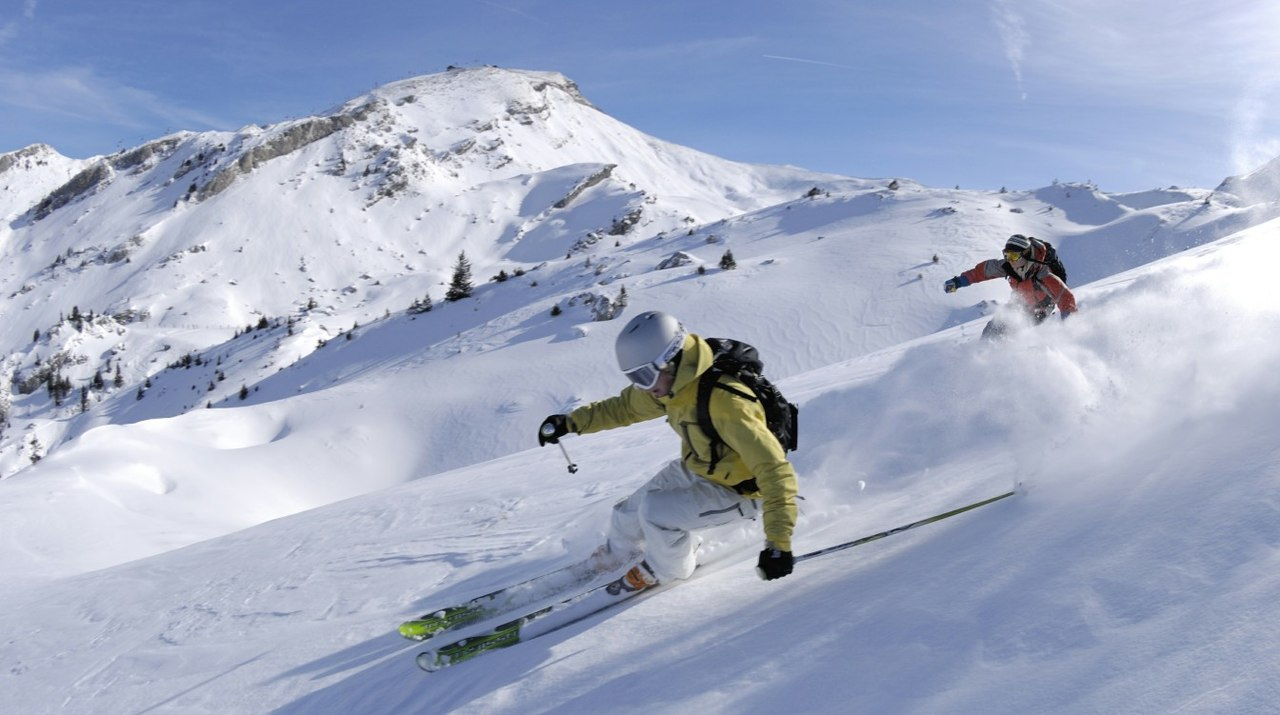
#> input picture data/ski.jpg, 1280 x 715 px
$ python tp_image.py
#> lines starting #> are read from the running program, lines starting #| are printed output that depends on the picture; long printed decimals are rounded
# pip install pillow
from PIL import Image
import numpy as np
import matplotlib.pyplot as plt

def load(path):
#> called with path = 'data/ski.jpg'
    im = Image.open(path)
#> im is the input picture: PIL image 1280x715 RGB; mean R, G, B 160.5, 170.8, 195
    array = np.asarray(im).astype(np.float64)
    return array

def get_chanel(array, num):
    return array[:, :, num]

def crop(array, north, south, east, west):
    return array[north:-south, west:-east]

def reduce(array, factor):
    n = int(np.sqrt(factor))
    return array[::n, ::n]

def save(array, path):
    dest = Image.fromarray(array.astype(np.uint8)).convert("RGB")
    dest.save(path)

def flip(array):
    return array[::-1]

def luminance(array):
    return np.mean(array)

def contrast(array):
    return np.std(array)

def grayscale(array):
    return np.mean(array, axis=2)

def negative(array):
    return 255 - array

def profile_h(array):
    return np.mean(array, axis=0)

def profile_v(array):
    return np.mean(array, axis=1)

def normalize(array):
    return np.clip(((array - np.mean(array)) / np.std(array)) * 255/4 + 127.5, 0, 255)

array = load("data/ski.jpg")
print(luminance(array), contrast(array))
#| 175.419 42.763
print(array.shape)
#| (715, 1280, 3)
red = get_chanel(array, 0)
cropped = crop(red, 20, 40, 80 ,120)
#> in crop, `return array[north:-south, west:-east]`:
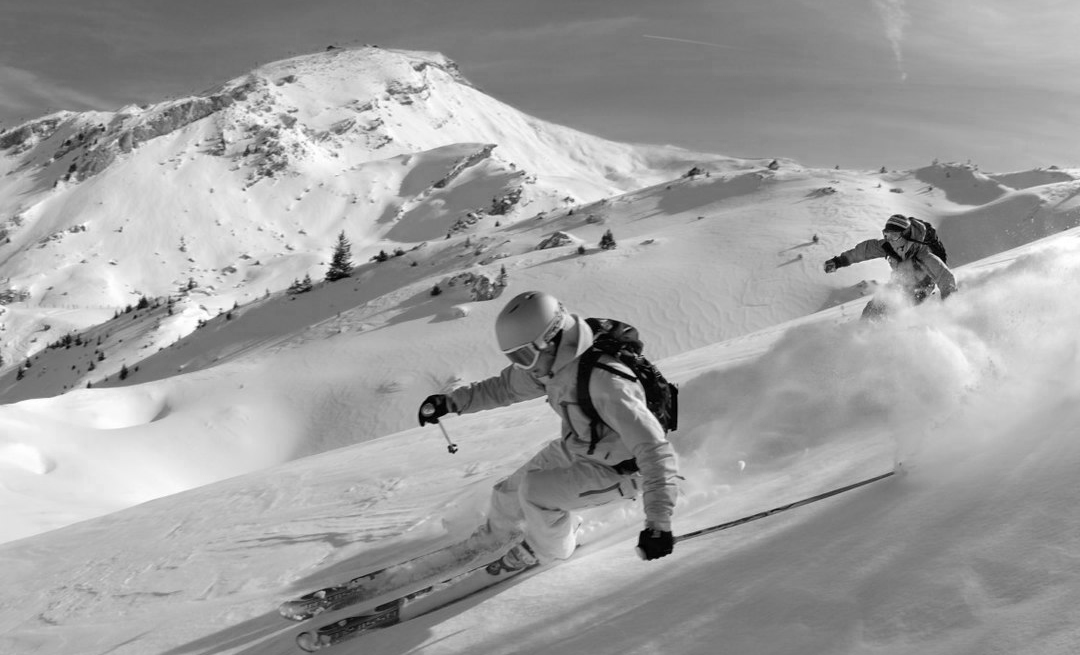
#> returned value: shape (655, 1080) float64; min 0, max 255, mean 159.5
reduced = flip(reduce(array, 4))
#> in flip, `return array[::-1]`:
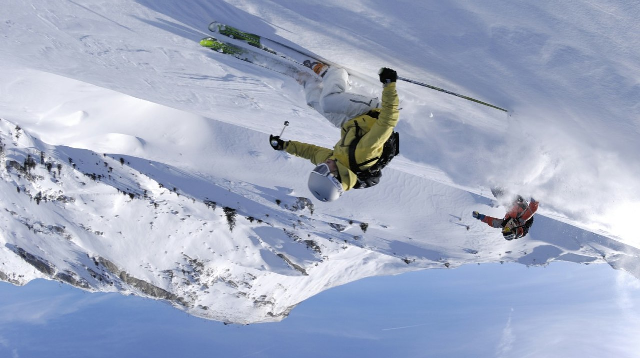
#> returned value: shape (358, 640, 3) float64; mean of channels 0, 1, 2 160.5, 170.7, 195; drawn as R, G, B
gray = grayscale(array)
#> in grayscale, `return np.mean(array, axis=2)`:
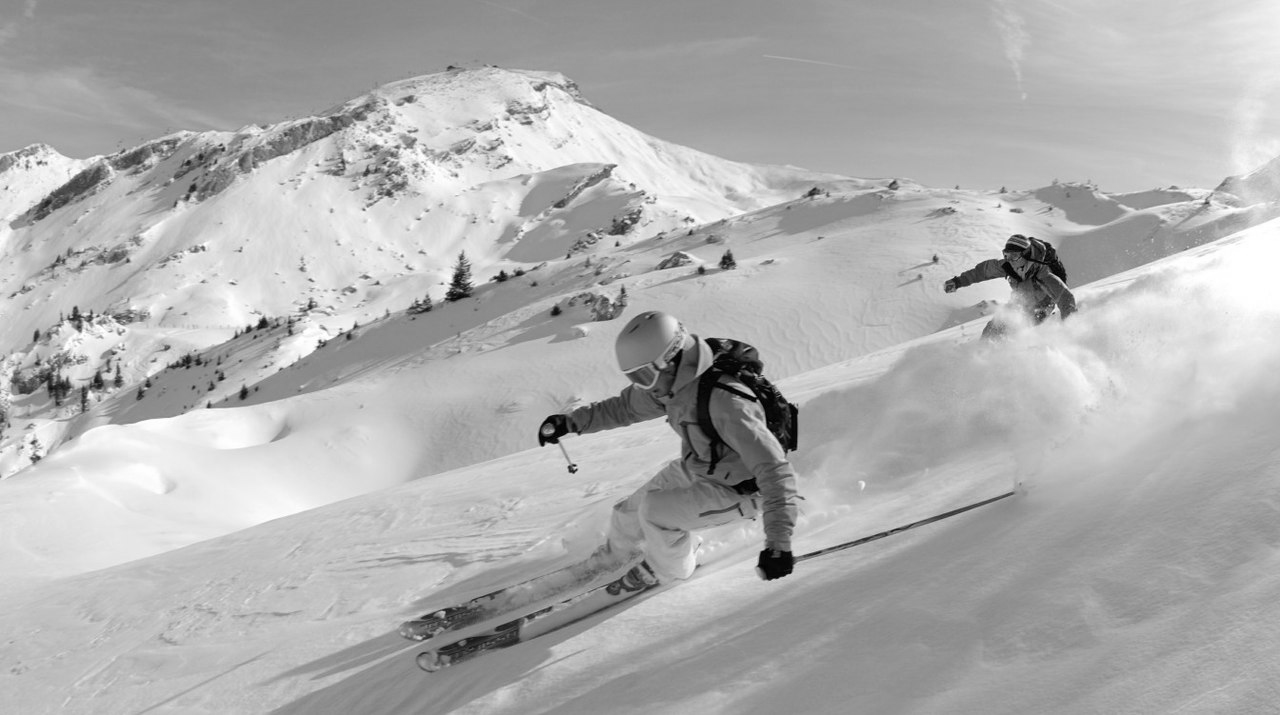
#> returned value: shape (715, 1280) float64; min 0, max 255, mean 175.4
neg = negative(array)
#> in negative, `return 255 - array`:
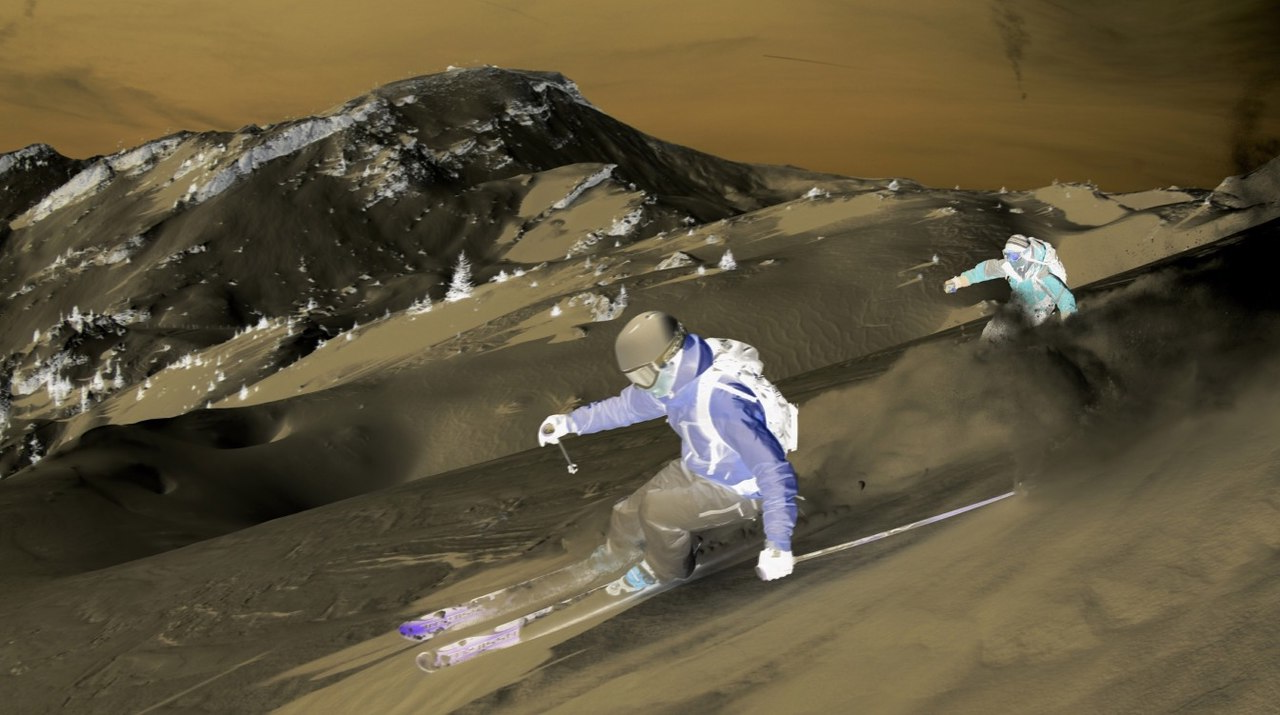
#> returned value: shape (715, 1280, 3) float64; mean of channels 0, 1, 2 94.5, 84.2, 60; drawn as R, G, B
profh = profile_h(gray)
#> profh = 1280 values, max 202.8 at index 1256, min 139.7 at index 768, mean 175.4
norm = normalize(array)
#> in normalize, `return np.clip(((array - np.mean(array)) / np.std(array)) * 255/4 + 12..`:
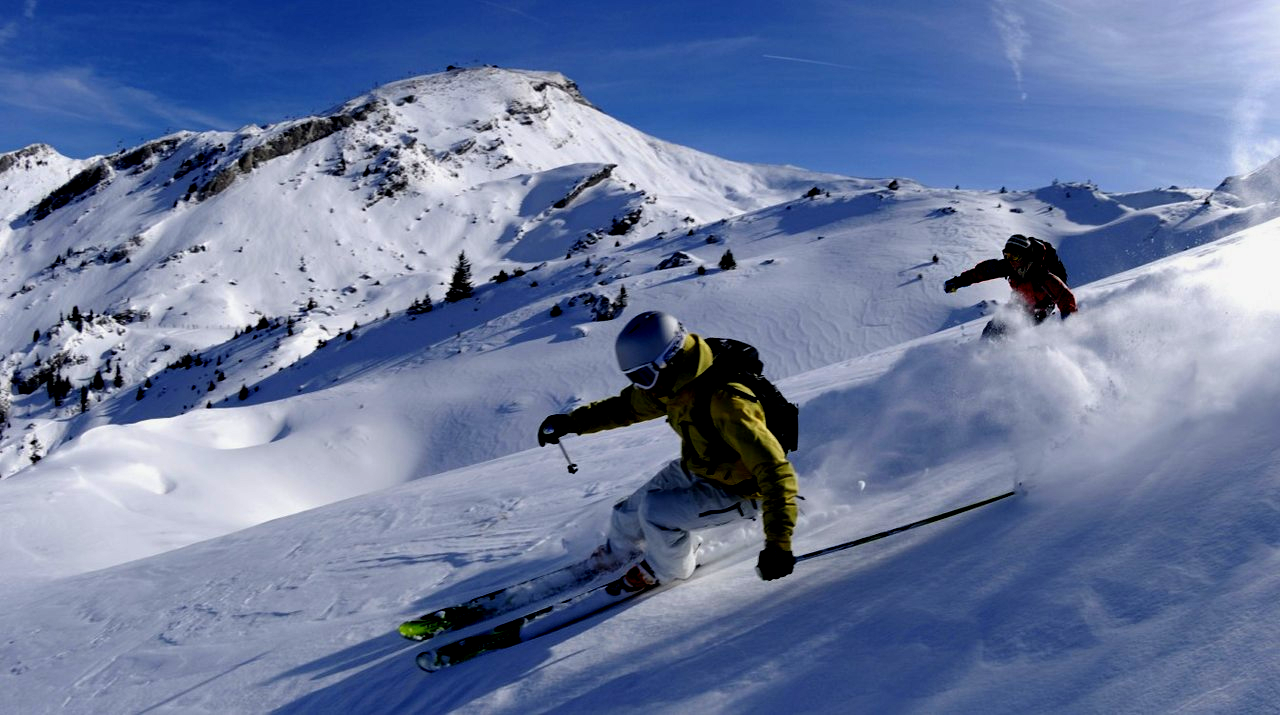
#> returned value: shape (715, 1280, 3) float64; mean of channels 0, 1, 2 107, 122.2, 158.7; drawn as R, G, B
plt.plot(profh)
plt.show()
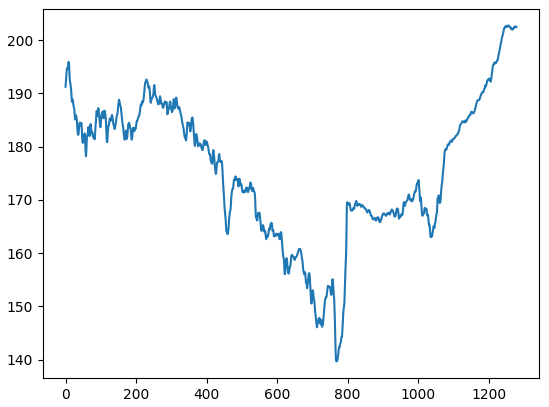
#> figure drawn by matplotlib, 1 panel; curve peaks at x = 1256, y = 202.8
save(norm, "data/out.png")

# crop(array, north, south, east, west)
# luminance : mean
# contrast : std
# reduce(array, factor) => si factor=4 alors ca reduit l'image en 2 x 2
# flip : le chat a les pattes en haut
# grayscale : monochrome
# negative
# row_profile du grayscale => matplotlib
# col_profile => matplotlib
# Bonus : normaliser l'image = np.clip(((x - mean) / std) * 255/4 + 127.5, 0, 255)
